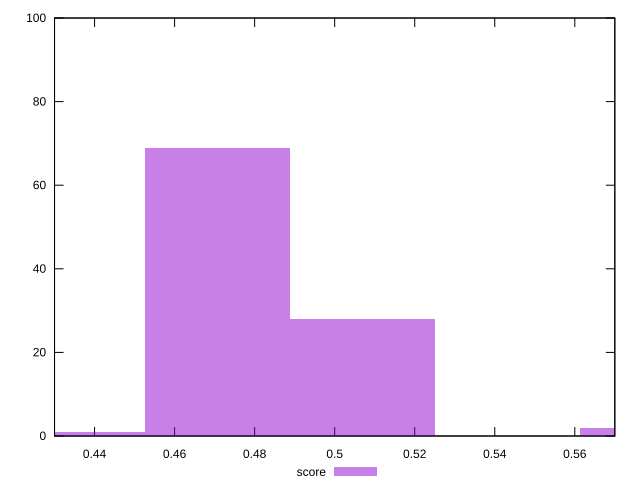

Source code (gnuplot):
reset

$score <<EOF
0.4345809855302518 1
0.47079606765777277 69
0.5070111497852937 28
0.5794413140403357 2
EOF

set key outside below
set boxwidth 0.03621508212752098
set xrange [0.43:0.57]
set yrange [0:100]
set trange [0:100]
set style fill transparent solid 0.5 noborder
set terminal svg size 640, 490 enhanced background rgb 'white'
set output "reports/report_00032_2021-02-25T10-28-15.087Z/uses-http2/samples/agenda/score/histogram.svg"

plot $score title "score" with boxes

reset
